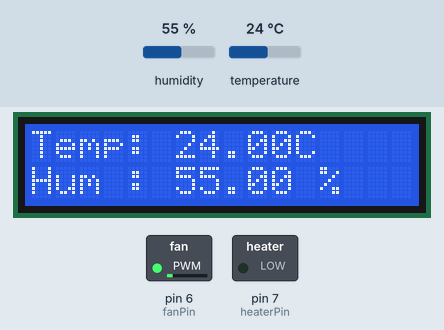
Simulated run of this sketch. Board: Arduino Uno, built with avr-gcc and run on an emulated ATmega328P. Shown: 16×2 character LCD, switched loads named in the sketch (green lamp = pin HIGH). The inputs (shaded band) are chosen by the test bench; at power-on: temperature 24 °C, humidity 55 %. What the sketch prints to the serial monitor is not drawn.

Above: at 3.2 s.
3.3 s: temperature set to 12 °C
At 5.9 s:
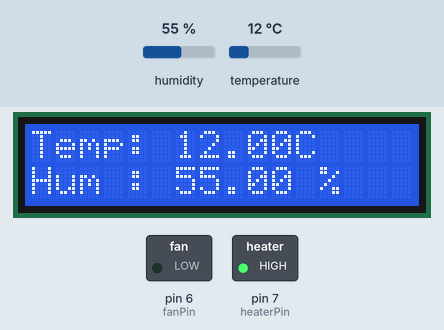
6.3 s: temperature set to 28 °C
At 7.1 s:
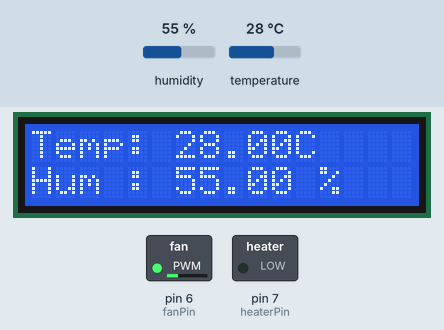
9.3 s: temperature set to 41 °C
At 11.7 s:
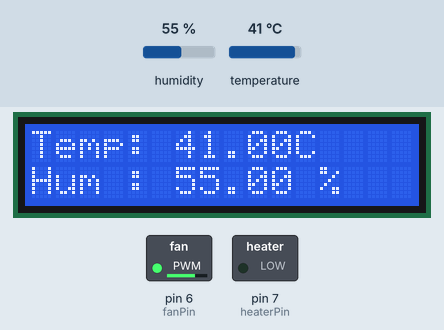
12.3 s: temperature set to 19 °C
At 14.0 s:
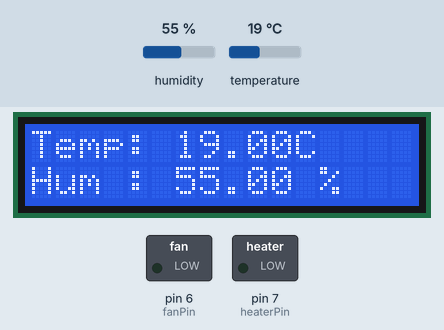
15.3 s: humidity set to 22 %
At 18.5 s:
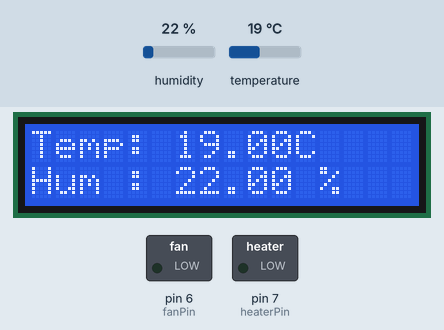
Timing chart, 0 to 19.5 s (numbered marks = the images above; inputs shaded):
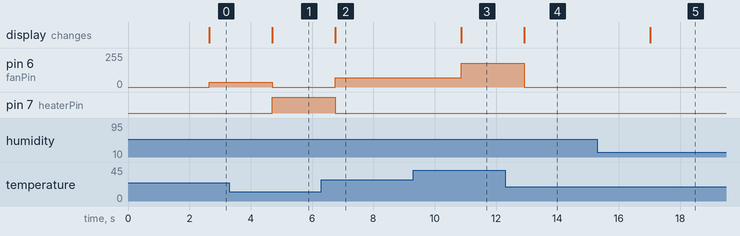

Measured:
- after the input at 3.3 s, pin 6 (fanPin): 34/255 → 0/255 after 1.4 s; pin 7 (heaterPin): LOW → HIGH after 1.4 s; the display: changes after 1.4 s (image 1)
- after the input at 6.3 s, pin 6 (fanPin): 0/255 → 68/255 after 0.46 s; pin 7 (heaterPin): HIGH → LOW after 0.46 s; the display: changes after 0.46 s (image 2)
- after the input at 9.3 s, pin 6 (fanPin): 68/255 → 178/255 after 1.6 s; the display: changes after 1.6 s (image 3)
- after the input at 12.3 s, pin 6 (fanPin): 178/255 → 0/255 after 0.62 s; the display: changes after 0.62 s (image 4)
- after the input at 15.3 s, the display: changes after 1.7 s (image 5)

The sketch:

332.ino
```cpp
#include "DHT.h"
#include <LiquidCrystal_I2C.h>

#define DHT_PIN 4
#define DHT_TYPE DHT11
DHT dhtSensor(DHT_PIN, DHT_TYPE);
float temperature = 0.0;
float humidity = 0.0;

int lcdColumns = 16;
int lcdRows = 2;

LiquidCrystal_I2C lcdDisplay(0x27, lcdColumns, lcdRows);

int fanPin = 6;
int heaterPin = 7;

uint8_t degreeSymbol[8] = {B00000, B11000, B11000, B00000, B00000, B00000, B00000, B00000};
uint8_t temperatureIcon[8] = {B00100, B01010, B01010, B01110, B01110, B11111, B11111, B01110};
uint8_t humidityIcon[8] = {B00100, B00100, B01010, B01010, B10001, B10001, B10001, B01110};
uint8_t fanIcon[8] = {B00000, B11011, B11011, B00100, B11011, B11011, B00000, B00000};
uint8_t heaterIcon[8] = {B00000, B10001, B10001, B11111, B10001, B10001, B10001, B00000};

void setup() {
  Serial.begin(9600);
  dhtSensor.begin();
  lcdDisplay.init();
  lcdDisplay.backlight();

  lcdDisplay.createChar(1, degreeSymbol);
  lcdDisplay.createChar(2, temperatureIcon);
  lcdDisplay.createChar(3, humidityIcon);
  lcdDisplay.createChar(4, fanIcon);
  lcdDisplay.createChar(5, heaterIcon);

  pinMode(fanPin, OUTPUT);
  pinMode(heaterPin, OUTPUT);

  delay(500);
}

void loop() {
  displaySensorData();
  controlFan(temperature);
  controlHeater(temperature);
}


void controlHeater(float currentTemperature) {
  if (currentTemperature < 15) {
    digitalWrite(heaterPin, HIGH);
    lcdDisplay.setCursor(14, 0);
    lcdDisplay.write(heaterIcon);
  } else {
    digitalWrite(heaterPin, LOW);
  }
}

void controlFan(float currentTemperature) {
  const int maxTemp = 50;
  const int minTemp = 20;
  const int maxFanSpeed = 255;
  const int minFanSpeed = 0;

  if (currentTemperature > minTemp) {
    // Calculate the slope of the line
    float slope = float(maxFanSpeed - minFanSpeed) / (maxTemp - minTemp);
    // Calculate the fan speed
    int fanSpeed = minFanSpeed + slope * (currentTemperature - minTemp);

    // Clamp the fan speed to maxFanSpeed
    fanSpeed = min(fanSpeed, maxFanSpeed);

    analogWrite(fanPin, fanSpeed);
    lcdDisplay.setCursor(15, 0);
    lcdDisplay.write(fanIcon);
  } else {
    analogWrite(fanPin, 0);
  }
}


void displaySensorData() {
  delay(2000);
  lcdDisplay.clear();

  temperature = dhtSensor.readTemperature();
  humidity = dhtSensor.readHumidity();

  if (isnan(temperature) || isnan(humidity)) {
    Serial.println(F("Failed to read from DHT sensor!"));
    return;
  }
  Serial.print(F("TEMP: "));
  Serial.print(temperature);
  Serial.print("   ");
  Serial.print(F("HUMI: "));
  Serial.print(humidity);
  Serial.println(F(" %"));

  lcdDisplay.setCursor(0, 0);
  lcdDisplay.print(F("Temp: "));
  lcdDisplay.print(temperature);
  lcdDisplay.write(degreeSymbol);
  lcdDisplay.print(F("C"));

  lcdDisplay.setCursor(0, 1);
  lcdDisplay.print(F("Hum : "));
  lcdDisplay.print(humidity);
  lcdDisplay.print(F(" %"));
}
```
